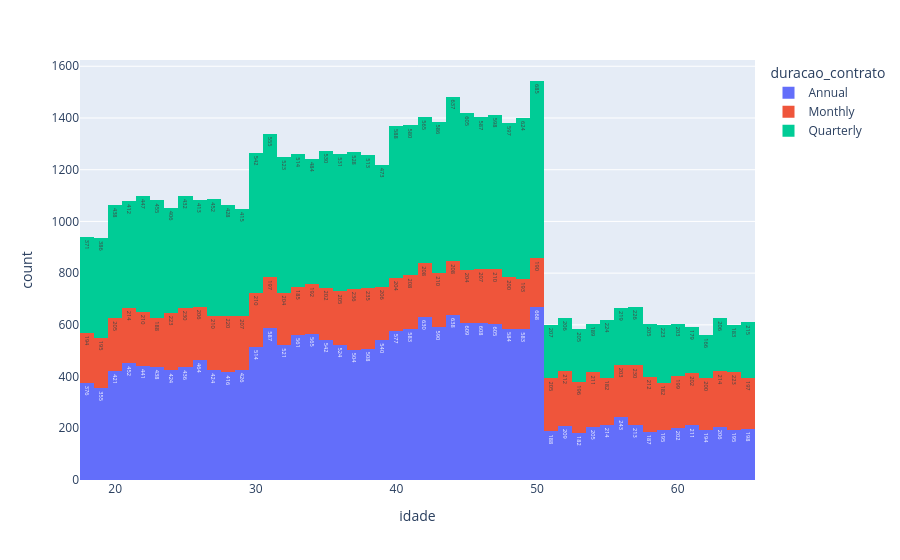
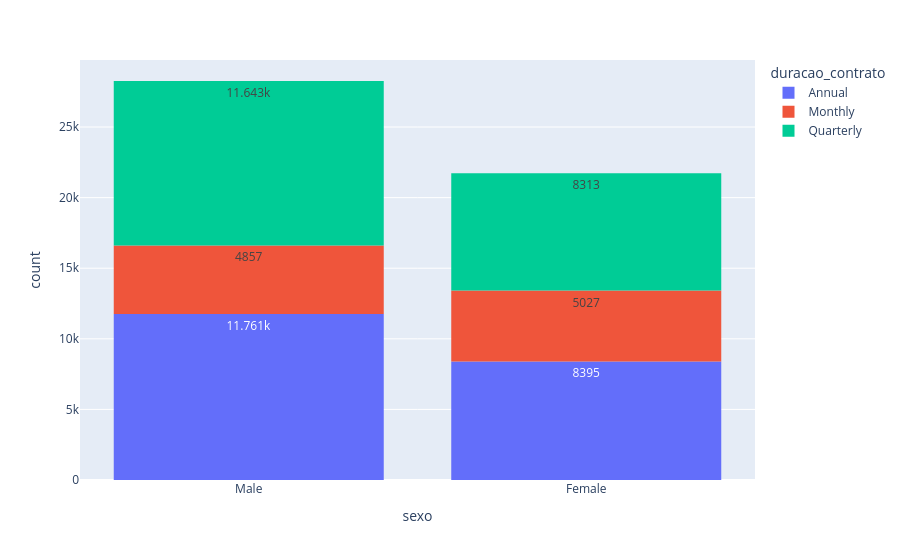
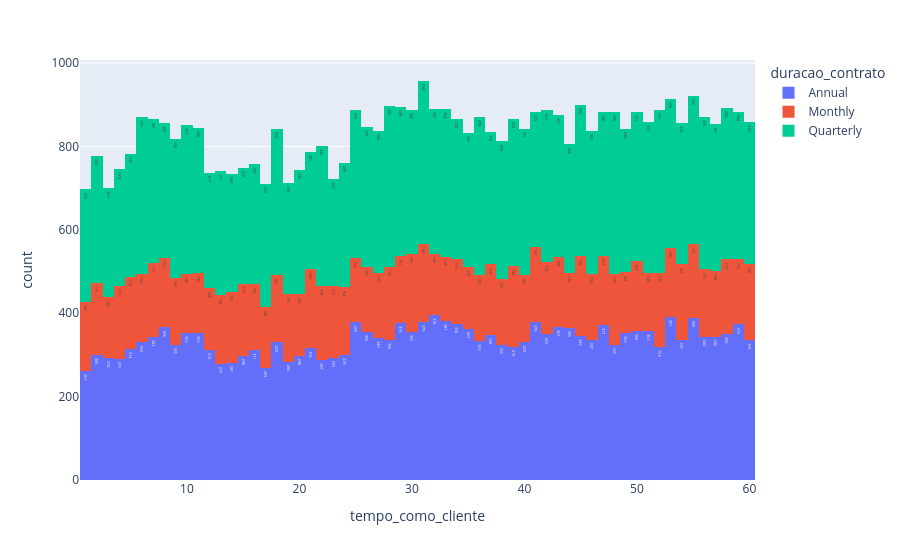
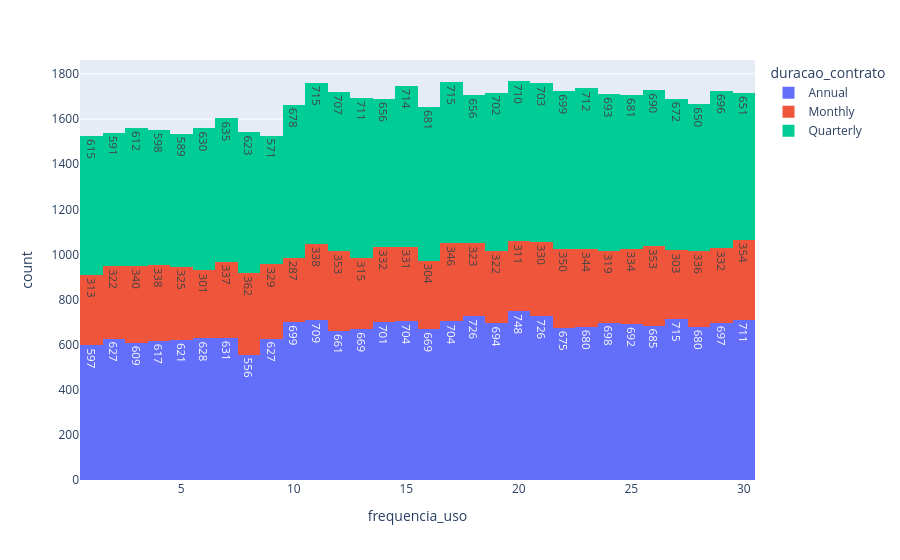

The notebook cell these images were saved under, in order:
### Code cell
import plotly.express as px

for coluna in tabela.columns:
    grafico = px.histogram(tabela, x=coluna, color="duracao_contrato", text_auto=True)
    grafico.show();

### Figure 1 — Plotly figure (JSON) as saved in the notebook; plotly's stock layout.template omitted (floating-point values rounded to 4 significant figures; data arrays with more than 128 entries replaced by an {"elided": "..."} marker saying what was removed)
{"data": [{"bingroup": "x", "hovertemplate": "duracao_contrato=Annual<br>idade=%{x}<br>count=%{y}<extra></extra>", "legendgroup": "Annual", "marker": {"color": "#636efa", "pattern": {"shape": ""}}, "name": "Annual", "orientation": "v", "showlegend": true, "texttemplate": "%{value}", "type": "histogram", "x": {"elided": "20156 float values"}, "xaxis": "x", "yaxis": "y"}, {"bingroup": "x", "hovertemplate": "duracao_contrato=Monthly<br>idade=%{x}<br>count=%{y}<extra></extra>", "legendgroup": "Monthly", "marker": {"color": "#EF553B", "pattern": {"shape": ""}}, "name": "Monthly", "orientation": "v", "showlegend": true, "texttemplate": "%{value}", "type": "histogram", "x": {"elided": "9884 float values"}, "xaxis": "x", "yaxis": "y"}, {"bingroup": "x", "hovertemplate": "duracao_contrato=Quarterly<br>idade=%{x}<br>count=%{y}<extra></extra>", "legendgroup": "Quarterly", "marker": {"color": "#00cc96", "pattern": {"shape": ""}}, "name": "Quarterly", "orientation": "v", "showlegend": true, "texttemplate": "%{value}", "type": "histogram", "x": {"elided": "19956 float values"}, "xaxis": "x", "yaxis": "y"}], "layout": {"barmode": "relative", "legend": {"title": {"text": "duracao_contrato"}, "tracegroupgap": 0}, "margin": {"t": 60}, "xaxis": {"anchor": "y", "domain": [0, 1], "title": {"text": "idade"}}, "yaxis": {"anchor": "x", "domain": [0, 1], "title": {"text": "count"}}}}

### Figure 2 — Plotly figure (JSON) as saved in the notebook; plotly's stock layout.template omitted (floating-point values rounded to 4 significant figures; data arrays with more than 128 entries replaced by an {"elided": "..."} marker saying what was removed)
{"data": [{"bingroup": "x", "hovertemplate": "duracao_contrato=Annual<br>sexo=%{x}<br>count=%{y}<extra></extra>", "legendgroup": "Annual", "marker": {"color": "#636efa", "pattern": {"shape": ""}}, "name": "Annual", "orientation": "v", "showlegend": true, "texttemplate": "%{value}", "type": "histogram", "x": {"elided": "20156 str values"}, "xaxis": "x", "yaxis": "y"}, {"bingroup": "x", "hovertemplate": "duracao_contrato=Monthly<br>sexo=%{x}<br>count=%{y}<extra></extra>", "legendgroup": "Monthly", "marker": {"color": "#EF553B", "pattern": {"shape": ""}}, "name": "Monthly", "orientation": "v", "showlegend": true, "texttemplate": "%{value}", "type": "histogram", "x": {"elided": "9884 str values"}, "xaxis": "x", "yaxis": "y"}, {"bingroup": "x", "hovertemplate": "duracao_contrato=Quarterly<br>sexo=%{x}<br>count=%{y}<extra></extra>", "legendgroup": "Quarterly", "marker": {"color": "#00cc96", "pattern": {"shape": ""}}, "name": "Quarterly", "orientation": "v", "showlegend": true, "texttemplate": "%{value}", "type": "histogram", "x": {"elided": "19956 str values"}, "xaxis": "x", "yaxis": "y"}], "layout": {"barmode": "relative", "legend": {"title": {"text": "duracao_contrato"}, "tracegroupgap": 0}, "margin": {"t": 60}, "xaxis": {"anchor": "y", "domain": [0, 1], "title": {"text": "sexo"}}, "yaxis": {"anchor": "x", "domain": [0, 1], "title": {"text": "count"}}}}

### Figure 3 — Plotly figure (JSON) as saved in the notebook; plotly's stock layout.template omitted (floating-point values rounded to 4 significant figures; data arrays with more than 128 entries replaced by an {"elided": "..."} marker saying what was removed)
{"data": [{"bingroup": "x", "hovertemplate": "duracao_contrato=Annual<br>tempo_como_cliente=%{x}<br>count=%{y}<extra></extra>", "legendgroup": "Annual", "marker": {"color": "#636efa", "pattern": {"shape": ""}}, "name": "Annual", "orientation": "v", "showlegend": true, "texttemplate": "%{value}", "type": "histogram", "x": {"elided": "20156 float values"}, "xaxis": "x", "yaxis": "y"}, {"bingroup": "x", "hovertemplate": "duracao_contrato=Monthly<br>tempo_como_cliente=%{x}<br>count=%{y}<extra></extra>", "legendgroup": "Monthly", "marker": {"color": "#EF553B", "pattern": {"shape": ""}}, "name": "Monthly", "orientation": "v", "showlegend": true, "texttemplate": "%{value}", "type": "histogram", "x": {"elided": "9884 float values"}, "xaxis": "x", "yaxis": "y"}, {"bingroup": "x", "hovertemplate": "duracao_contrato=Quarterly<br>tempo_como_cliente=%{x}<br>count=%{y}<extra></extra>", "legendgroup": "Quarterly", "marker": {"color": "#00cc96", "pattern": {"shape": ""}}, "name": "Quarterly", "orientation": "v", "showlegend": true, "texttemplate": "%{value}", "type": "histogram", "x": {"elided": "19956 float values"}, "xaxis": "x", "yaxis": "y"}], "layout": {"barmode": "relative", "legend": {"title": {"text": "duracao_contrato"}, "tracegroupgap": 0}, "margin": {"t": 60}, "xaxis": {"anchor": "y", "domain": [0, 1], "title": {"text": "tempo_como_cliente"}}, "yaxis": {"anchor": "x", "domain": [0, 1], "title": {"text": "count"}}}}

### Figure 4 — Plotly figure (JSON) as saved in the notebook; plotly's stock layout.template omitted (floating-point values rounded to 4 significant figures; data arrays with more than 128 entries replaced by an {"elided": "..."} marker saying what was removed)
{"data": [{"bingroup": "x", "hovertemplate": "duracao_contrato=Annual<br>frequencia_uso=%{x}<br>count=%{y}<extra></extra>", "legendgroup": "Annual", "marker": {"color": "#636efa", "pattern": {"shape": ""}}, "name": "Annual", "orientation": "v", "showlegend": true, "texttemplate": "%{value}", "type": "histogram", "x": {"elided": "20156 float values"}, "xaxis": "x", "yaxis": "y"}, {"bingroup": "x", "hovertemplate": "duracao_contrato=Monthly<br>frequencia_uso=%{x}<br>count=%{y}<extra></extra>", "legendgroup": "Monthly", "marker": {"color": "#EF553B", "pattern": {"shape": ""}}, "name": "Monthly", "orientation": "v", "showlegend": true, "texttemplate": "%{value}", "type": "histogram", "x": {"elided": "9884 float values"}, "xaxis": "x", "yaxis": "y"}, {"bingroup": "x", "hovertemplate": "duracao_contrato=Quarterly<br>frequencia_uso=%{x}<br>count=%{y}<extra></extra>", "legendgroup": "Quarterly", "marker": {"color": "#00cc96", "pattern": {"shape": ""}}, "name": "Quarterly", "orientation": "v", "showlegend": true, "texttemplate": "%{value}", "type": "histogram", "x": {"elided": "19956 float values"}, "xaxis": "x", "yaxis": "y"}], "layout": {"barmode": "relative", "legend": {"title": {"text": "duracao_contrato"}, "tracegroupgap": 0}, "margin": {"t": 60}, "xaxis": {"anchor": "y", "domain": [0, 1], "title": {"text": "frequencia_uso"}}, "yaxis": {"anchor": "x", "domain": [0, 1], "title": {"text": "count"}}}}
